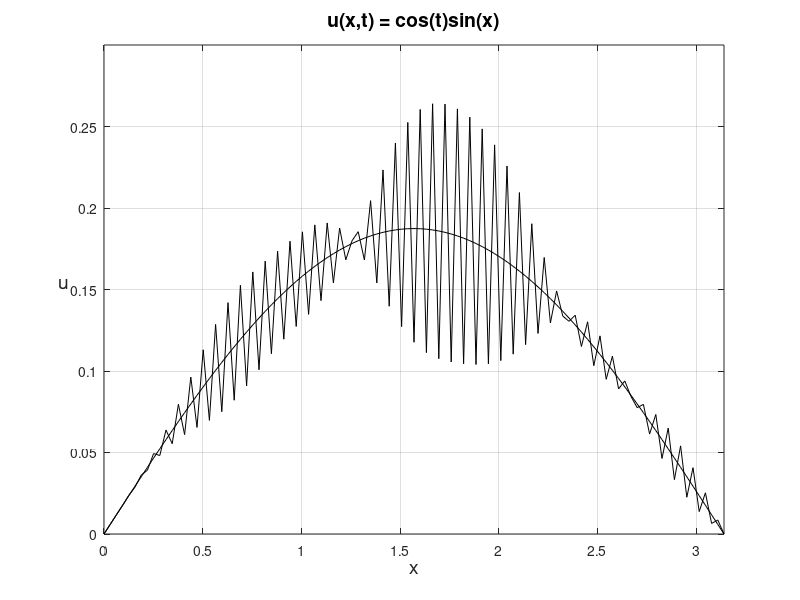

Write the MATLAB code that produced this figure.
% program ex69v1
% Computes the numerical solution of the example in
% section 6.9, equation 9.3b
%
% Analytical solution:
% u(x,t) = cos(t)*sin(x)
% der 0 <= x <= pi
%
clear; close
x = linspace(0,pi,101)';
M = length(x) - 1;
C = 1.1; % The Courant-number
C2 = C*C;
dx = pi/M;
dt = C*dx;
ustart = sin(x);% Initial values 
unp1 = zeros(M+1,1);un = unp1; unm1 = unp1;
J = 2:M ; % Index-vector
nmax = 40; % No. of time steps
% First time step, eq.9.5
unm1 = ustart;
un(J) = C2*(ustart(J-1) + ustart(J+1))*0.5 + (1 - C2)*ustart(J);
% Further computation using eq.9.4
for n = 2 : nmax 
    t = n*dt;
    unp1(J) = C2*(un(J-1) + un(J+1)) + 2*(1 - C2)*un(J) - unm1(J);
    unm1 = un;
    un = unp1;
end
fprintf(' t = %6.4f \n\n',t);
ua = cos(t)*sin(x); % Analytical
plot(x,unp1,'k',x,ua,'k')
grid
axis([0 pi 0 0.3])
FS = 'FontSize';
xlabel('x',FS,14)
ylabel('u',FS,14,'Rotation',0)
title('u(x,t) = cos(t)sin(x)',FS,14)

        
